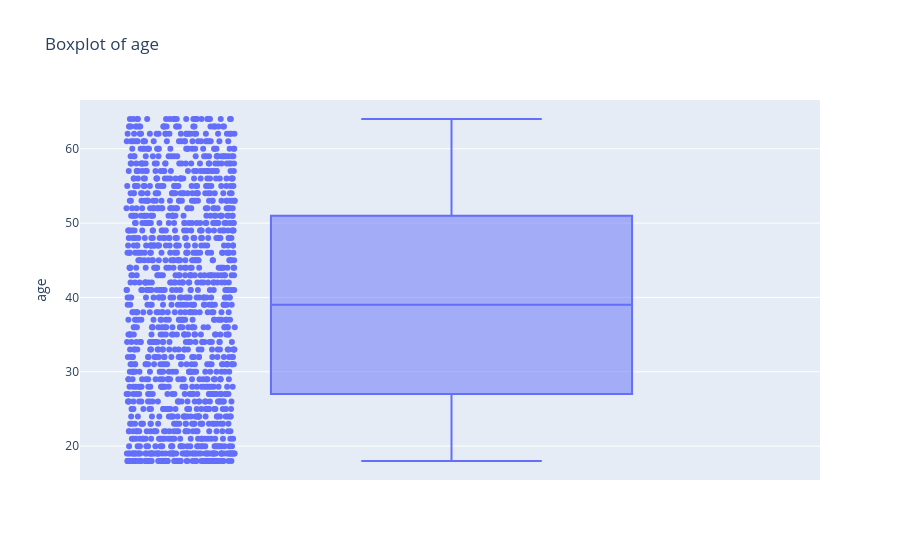
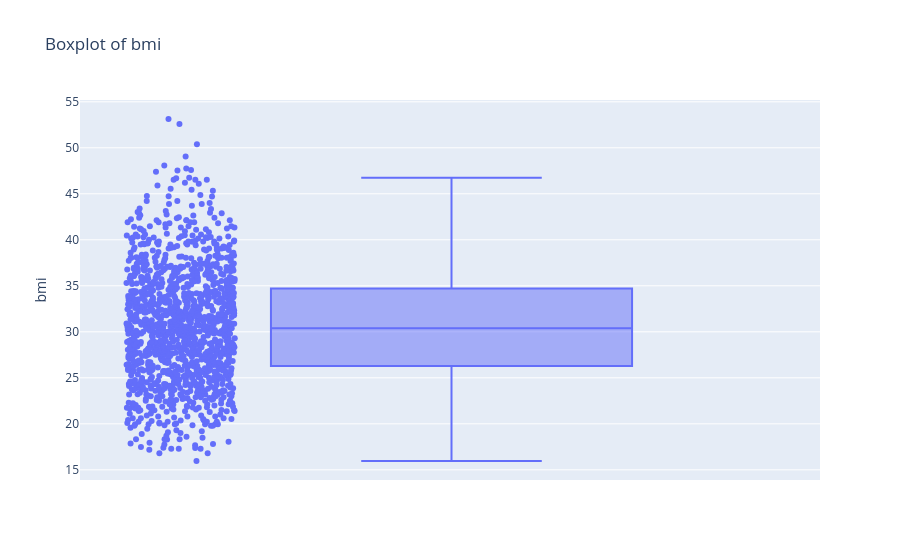
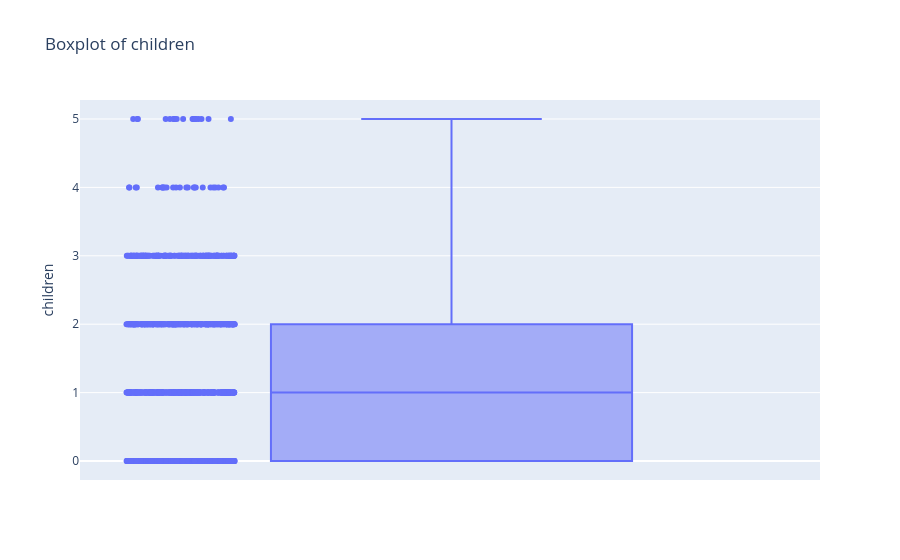
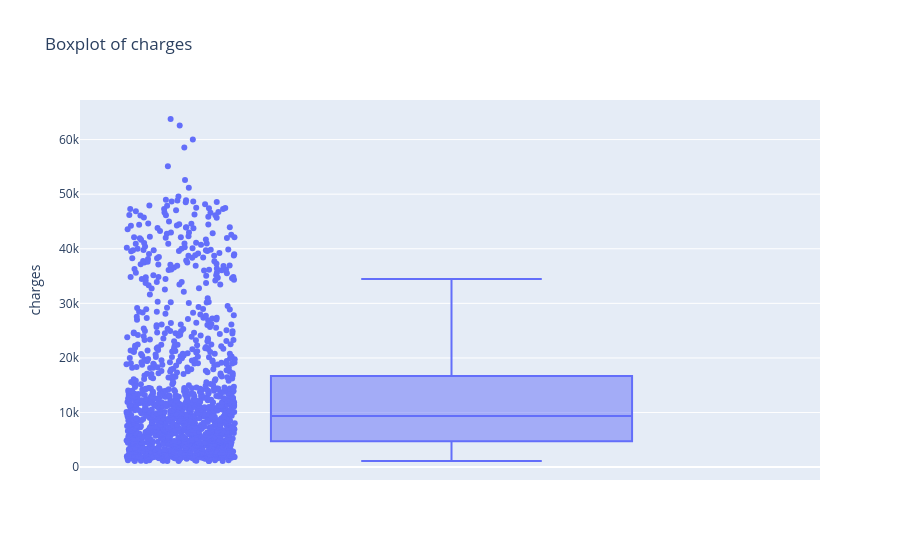

These figures' notebook cell, in order:
### Code cell
for col in num_cols:
    fig = px.box(
        df,
        y=col,
        title=f"Boxplot of {col}",
        points="all"
    )
    fig.show()

### Figure 1 — Plotly figure (JSON) as saved in the notebook; plotly's stock layout.template omitted (floating-point values rounded to 4 significant figures; data arrays with more than 128 entries replaced by an {"elided": "..."} marker saying what was removed)
{"data": [{"alignmentgroup": "True", "boxpoints": "all", "hovertemplate": "age=%{y}<extra></extra>", "legendgroup": "", "marker": {"color": "#636efa"}, "name": "", "notched": false, "offsetgroup": "", "orientation": "v", "showlegend": false, "type": "box", "x0": " ", "xaxis": "x", "y": {"elided": "1337 int values"}, "y0": " ", "yaxis": "y"}], "layout": {"boxmode": "group", "legend": {"tracegroupgap": 0}, "title": {"text": "Boxplot of age"}, "xaxis": {"anchor": "y", "domain": [0, 1]}, "yaxis": {"anchor": "x", "domain": [0, 1], "title": {"text": "age"}}}}

### Figure 2 — Plotly figure (JSON) as saved in the notebook; plotly's stock layout.template omitted (floating-point values rounded to 4 significant figures; data arrays with more than 128 entries replaced by an {"elided": "..."} marker saying what was removed)
{"data": [{"alignmentgroup": "True", "boxpoints": "all", "hovertemplate": "bmi=%{y}<extra></extra>", "legendgroup": "", "marker": {"color": "#636efa"}, "name": "", "notched": false, "offsetgroup": "", "orientation": "v", "showlegend": false, "type": "box", "x0": " ", "xaxis": "x", "y": {"elided": "1337 float values"}, "y0": " ", "yaxis": "y"}], "layout": {"boxmode": "group", "legend": {"tracegroupgap": 0}, "title": {"text": "Boxplot of bmi"}, "xaxis": {"anchor": "y", "domain": [0, 1]}, "yaxis": {"anchor": "x", "domain": [0, 1], "title": {"text": "bmi"}}}}

### Figure 3 — Plotly figure (JSON) as saved in the notebook; plotly's stock layout.template omitted (floating-point values rounded to 4 significant figures; data arrays with more than 128 entries replaced by an {"elided": "..."} marker saying what was removed)
{"data": [{"alignmentgroup": "True", "boxpoints": "all", "hovertemplate": "children=%{y}<extra></extra>", "legendgroup": "", "marker": {"color": "#636efa"}, "name": "", "notched": false, "offsetgroup": "", "orientation": "v", "showlegend": false, "type": "box", "x0": " ", "xaxis": "x", "y": {"elided": "1337 int values"}, "y0": " ", "yaxis": "y"}], "layout": {"boxmode": "group", "legend": {"tracegroupgap": 0}, "title": {"text": "Boxplot of children"}, "xaxis": {"anchor": "y", "domain": [0, 1]}, "yaxis": {"anchor": "x", "domain": [0, 1], "title": {"text": "children"}}}}

### Figure 4 — Plotly figure (JSON) as saved in the notebook; plotly's stock layout.template omitted (floating-point values rounded to 4 significant figures; data arrays with more than 128 entries replaced by an {"elided": "..."} marker saying what was removed)
{"data": [{"alignmentgroup": "True", "boxpoints": "all", "hovertemplate": "charges=%{y}<extra></extra>", "legendgroup": "", "marker": {"color": "#636efa"}, "name": "", "notched": false, "offsetgroup": "", "orientation": "v", "showlegend": false, "type": "box", "x0": " ", "xaxis": "x", "y": {"elided": "1337 float values"}, "y0": " ", "yaxis": "y"}], "layout": {"boxmode": "group", "legend": {"tracegroupgap": 0}, "title": {"text": "Boxplot of charges"}, "xaxis": {"anchor": "y", "domain": [0, 1]}, "yaxis": {"anchor": "x", "domain": [0, 1], "title": {"text": "charges"}}}}
